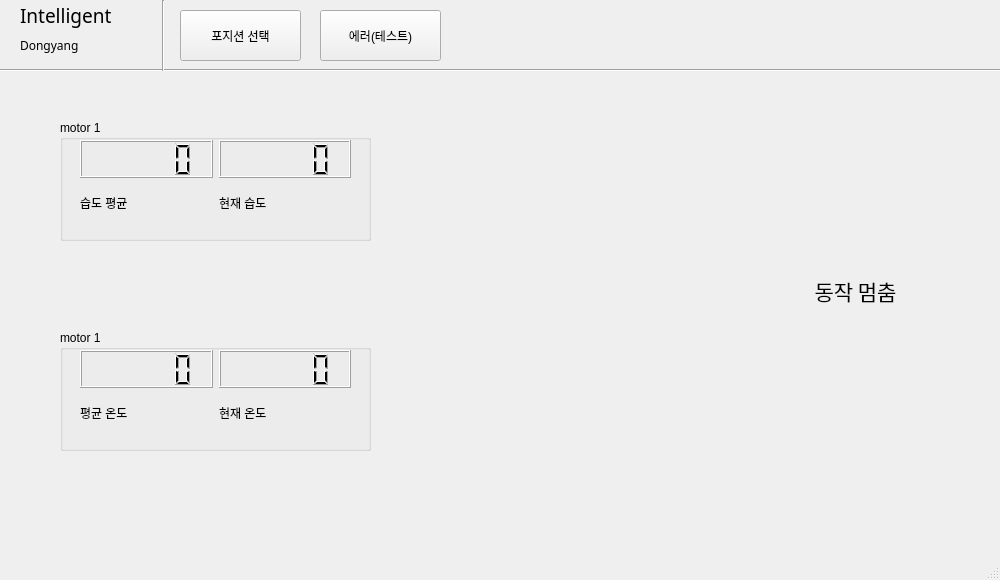
<?xml version="1.0" encoding="UTF-8"?>
<ui version="4.0">
 <class>MainWindow</class>
 <widget class="QMainWindow" name="MainWindow">
  <property name="geometry">
   <rect>
    <x>0</x>
    <y>0</y>
    <width>1000</width>
    <height>580</height>
   </rect>
  </property>
  <property name="minimumSize">
   <size>
    <width>1000</width>
    <height>580</height>
   </size>
  </property>
  <property name="maximumSize">
   <size>
    <width>1001</width>
    <height>580</height>
   </size>
  </property>
  <property name="windowTitle">
   <string>MainWindow</string>
  </property>
  <widget class="QWidget" name="centralwidget">
   <widget class="QGroupBox" name="groupBox_3">
    <property name="geometry">
     <rect>
      <x>60</x>
      <y>120</y>
      <width>311</width>
      <height>121</height>
     </rect>
    </property>
    <property name="title">
     <string>motor 1</string>
    </property>
    <widget class="QWidget" name="horizontalLayoutWidget_3">
     <property name="geometry">
      <rect>
       <x>20</x>
       <y>20</y>
       <width>271</width>
       <height>81</height>
      </rect>
     </property>
     <layout class="QHBoxLayout" name="horizontalLayout_3">
      <item>
       <layout class="QVBoxLayout" name="verticalLayout_2">
        <item>
         <widget class="QLCDNumber" name="lcdNumber">
          <property name="autoFillBackground">
           <bool>false</bool>
          </property>
         </widget>
        </item>
        <item>
         <widget class="QLabel" name="label_5">
          <property name="text">
           <string>습도 평균</string>
          </property>
         </widget>
        </item>
       </layout>
      </item>
      <item>
       <layout class="QVBoxLayout" name="verticalLayout">
        <item>
         <widget class="QLCDNumber" name="lcdNumber_2">
          <property name="autoFillBackground">
           <bool>false</bool>
          </property>
         </widget>
        </item>
        <item>
         <widget class="QLabel" name="label_3">
          <property name="text">
           <string>현재 습도</string>
          </property>
         </widget>
        </item>
       </layout>
      </item>
     </layout>
    </widget>
   </widget>
   <widget class="Line" name="line">
    <property name="geometry">
     <rect>
      <x>0</x>
      <y>60</y>
      <width>1001</width>
      <height>20</height>
     </rect>
    </property>
    <property name="styleSheet">
     <string notr="true">color: qlineargradient(spread:pad, x1:0, y1:0, x2:1, y2:1, stop:1 rgba(0, 85, 127, 255));</string>
    </property>
    <property name="orientation">
     <enum>Qt::Horizontal</enum>
    </property>
   </widget>
   <widget class="QLabel" name="label_7">
    <property name="geometry">
     <rect>
      <x>20</x>
      <y>-10</y>
      <width>141</width>
      <height>51</height>
     </rect>
    </property>
    <property name="font">
     <font>
      <family>한컴 말랑말랑 Bold</family>
      <pointsize>14</pointsize>
     </font>
    </property>
    <property name="text">
     <string>Intelligent</string>
    </property>
   </widget>
   <widget class="QLabel" name="label_8">
    <property name="geometry">
     <rect>
      <x>20</x>
      <y>30</y>
      <width>201</width>
      <height>31</height>
     </rect>
    </property>
    <property name="font">
     <font>
      <family>한컴 말랑말랑 Bold</family>
     </font>
    </property>
    <property name="text">
     <string>Dongyang</string>
    </property>
   </widget>
   <widget class="Line" name="line_2">
    <property name="geometry">
     <rect>
      <x>153</x>
      <y>0</y>
      <width>20</width>
      <height>71</height>
     </rect>
    </property>
    <property name="orientation">
     <enum>Qt::Vertical</enum>
    </property>
   </widget>
   <widget class="QGroupBox" name="groupBox_4">
    <property name="geometry">
     <rect>
      <x>60</x>
      <y>330</y>
      <width>311</width>
      <height>121</height>
     </rect>
    </property>
    <property name="title">
     <string>motor 1</string>
    </property>
    <widget class="QWidget" name="horizontalLayoutWidget_4">
     <property name="geometry">
      <rect>
       <x>20</x>
       <y>20</y>
       <width>271</width>
       <height>81</height>
      </rect>
     </property>
     <layout class="QHBoxLayout" name="horizontalLayout_4">
      <item>
       <layout class="QVBoxLayout" name="verticalLayout_3">
        <item>
         <widget class="QLCDNumber" name="lcdNumber_3">
          <property name="autoFillBackground">
           <bool>false</bool>
          </property>
         </widget>
        </item>
        <item>
         <widget class="QLabel" name="label_6">
          <property name="text">
           <string>평균 온도</string>
          </property>
         </widget>
        </item>
       </layout>
      </item>
      <item>
       <layout class="QVBoxLayout" name="verticalLayout_4">
        <item>
         <widget class="QLCDNumber" name="lcdNumber_4">
          <property name="autoFillBackground">
           <bool>false</bool>
          </property>
         </widget>
        </item>
        <item>
         <widget class="QLabel" name="label_4">
          <property name="text">
           <string>현재 온도</string>
          </property>
         </widget>
        </item>
       </layout>
      </item>
     </layout>
    </widget>
   </widget>
   <widget class="PlotWidget" name="Graph1" native="true">
    <property name="geometry">
     <rect>
      <x>410</x>
      <y>130</y>
      <width>321</width>
      <height>181</height>
     </rect>
    </property>
   </widget>
   <widget class="PlotWidget" name="Graph2" native="true">
    <property name="geometry">
     <rect>
      <x>410</x>
      <y>330</y>
      <width>321</width>
      <height>181</height>
     </rect>
    </property>
   </widget>
   <widget class="QLabel" name="label">
    <property name="geometry">
     <rect>
      <x>770</x>
      <y>250</y>
      <width>171</width>
      <height>81</height>
     </rect>
    </property>
    <property name="font">
     <font>
      <family>AcadEref</family>
      <pointsize>16</pointsize>
     </font>
    </property>
    <property name="text">
     <string>동작 멈춤</string>
    </property>
    <property name="alignment">
     <set>Qt::AlignCenter</set>
    </property>
   </widget>
   <widget class="QPushButton" name="pushButton">
    <property name="geometry">
     <rect>
      <x>180</x>
      <y>10</y>
      <width>121</width>
      <height>51</height>
     </rect>
    </property>
    <property name="text">
     <string>포지션 선택</string>
    </property>
   </widget>
   <widget class="QPushButton" name="pushButton_2">
    <property name="geometry">
     <rect>
      <x>320</x>
      <y>10</y>
      <width>121</width>
      <height>51</height>
     </rect>
    </property>
    <property name="text">
     <string>에러(테스트)</string>
    </property>
   </widget>
  </widget>
  <widget class="QStatusBar" name="statusbar"/>
  <action name="actionactivate">
   <property name="text">
    <string>activate</string>
   </property>
  </action>
  <action name="actionactivate_2">
   <property name="text">
    <string>activate_2</string>
   </property>
  </action>
 </widget>
 <customwidgets>
  <customwidget>
   <class>PlotWidget</class>
   <extends>QWidget</extends>
   <header>pyqtgraph</header>
   <container>1</container>
  </customwidget>
 </customwidgets>
 <resources/>
 <connections/>
</ui>
